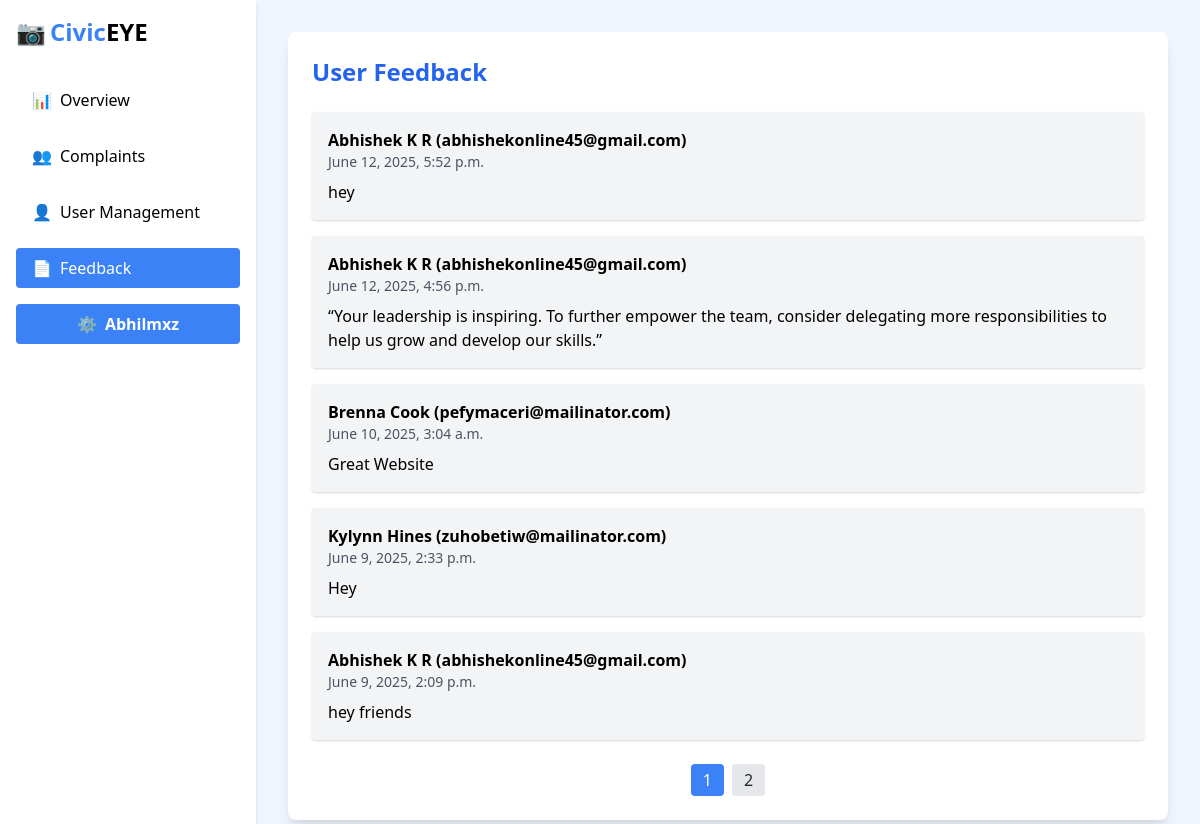
The app's page /adminpanel/feedback/ (signed in), older data.
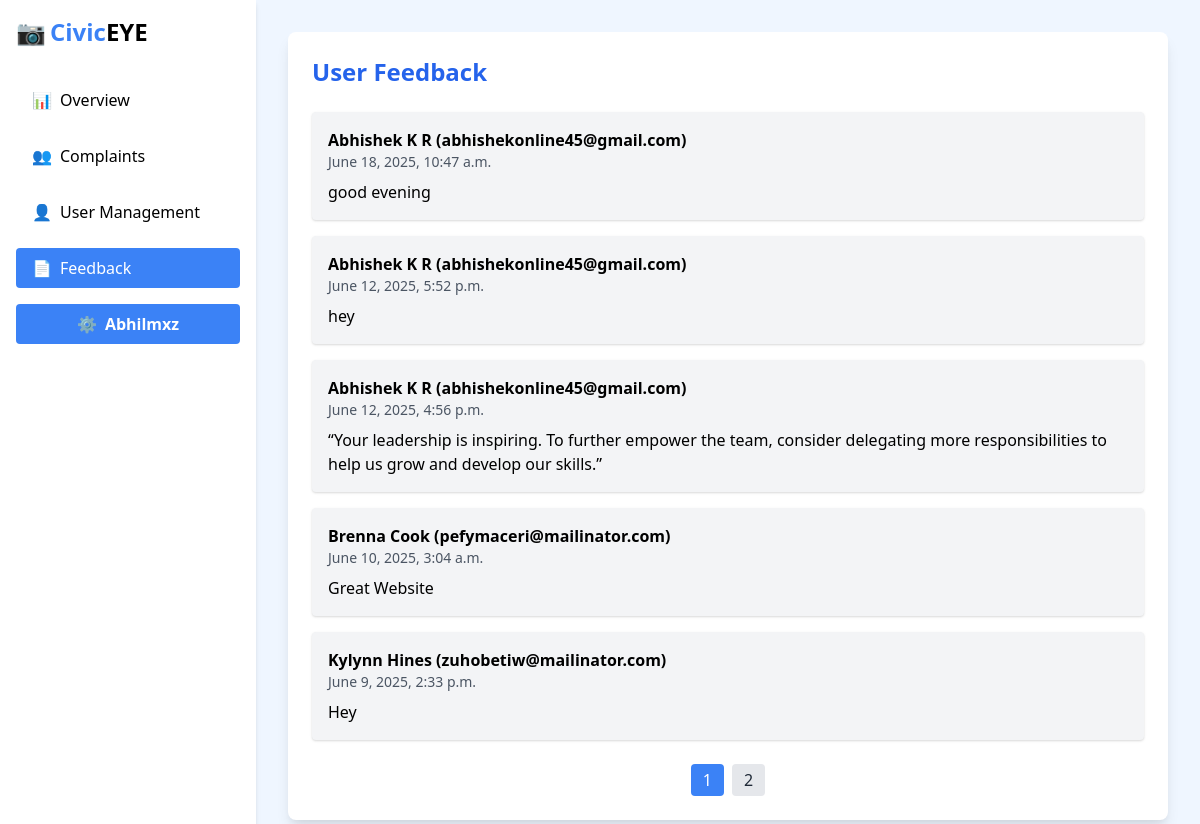
The same page, newer data.
### VCRA/models.py (models this page shows, shortened)
class Feedback(models.Model):
    name = models.CharField(max_length=100)
    email = models.EmailField()
    message = models.TextField()
    created_at = models.DateTimeField(auto_now_add=True)

### VCRA/views.py (the view)
# urls.py: path('adminpanel/feedback/', views.feedback_admin_view, name='feedback'),
@login_required
def feedback_admin_view(request):
    if not request.user.is_staff:
        return HttpResponseForbidden("You do not have permission to view this page.")
    feedback_entries = Feedback.objects.order_by('-created_at')
    return render(request, 'feedback.html', {'feedback_entries': feedback_entries})

### VCRA/templates/feedback.html (shortened to what this page needs)
<!DOCTYPE html>
<html lang="en">
<head>
  <link href="https://cdn.jsdelivr.net/npm/tailwindcss@2.2.19/dist/tailwind.min.css" rel="stylesheet">
</head>
<body class="bg-blue-50 min-h-screen font-sans">
  <div class="flex min-h-screen">
    <aside class="w-64 bg-white shadow-md p-4 space-y-4">
      <div class="flex items-center space-x-1 mb-8">
          <span class="text-2xl">📷</span>
          <h1 class="text-2xl font-bold text-blue-500">Civic<span class="text-black">EYE</span></h1>
        </div>
      <nav class="space-y-4">
        <a href="{% url 'adminover' %}" class="text-black px-4 py-2 rounded flex items-center space-x-2 font-medium">
          <span>📊</span><span>Overview</span>
        </a>
        <a href="{% url 'admin_comp' %}" class="flex items-center space-x-2 px-4 py-2 text-black font-medium">
          <span>👥</span><span>Complaints</span>
        </a>
        <a href="{% url 'user_manage' %}" class="flex items-center space-x-2 px-4 py-2 text-black font-medium">
          <span>👤</span><span>User Management</span>
        </a>
        <a href="{% url 'feedback' %}" class="bg-blue-500 text-white px-4 py-2 rounded flex items-center space-x-2 font-medium">
          <span>📄</span><span>Feedback</span>
        </a>
      </nav>
      <a href="{% url 'admin_profile' %}"
       class="bg-blue-500 text-white flex items-center justify-center space-x-2 py-2 rounded font-semibold hover:bg-blue-600 transition">
      <span>⚙️</span> <span>{{ request.user.username }}</span>
      </a>
    </aside>
    <main class="flex-1 p-8 overflow-y-auto">
      <div class="bg-white shadow-lg rounded-lg p-6">
        <h2 class="text-2xl font-bold text-blue-600 mb-6">User Feedback</h2>
        {% if feedback_entries %}
          <div id="feedbackContainer" class="space-y-4">
            {% for feedback in feedback_entries %}
              <div class="feedback-card bg-gray-100 p-4 rounded shadow">
                <p class="font-semibold">{{ feedback.name }} ({{ feedback.email }})</p>
                <p class="text-gray-600 text-sm">{{ feedback.created_at }}</p>
                <p class="mt-2">{{ feedback.message }}</p>
              </div>
            {% endfor %}
          </div>
          <div id="pagination-buttons" class="mt-6 flex justify-center gap-2"></div>
        {% else %}
          <p class="text-gray-500">No feedback submitted yet.</p>
        {% endif %}
      </div>
    </main>
  </div>
</body>
</html>

Row changes from the older to the newer data that the page shows:
no longer on this page (row unchanged): Feedback: name "Abhishek K R", email "abhishekonline45@gmail.com", created_at "June 9, 2025, 2:09 p.m.", message "hey friends"
added Feedback: name "Abhishek K R", email "abhishekonline45@gmail.com", created_at "June 18, 2025, 10:47 a.m.", message "good evening"
